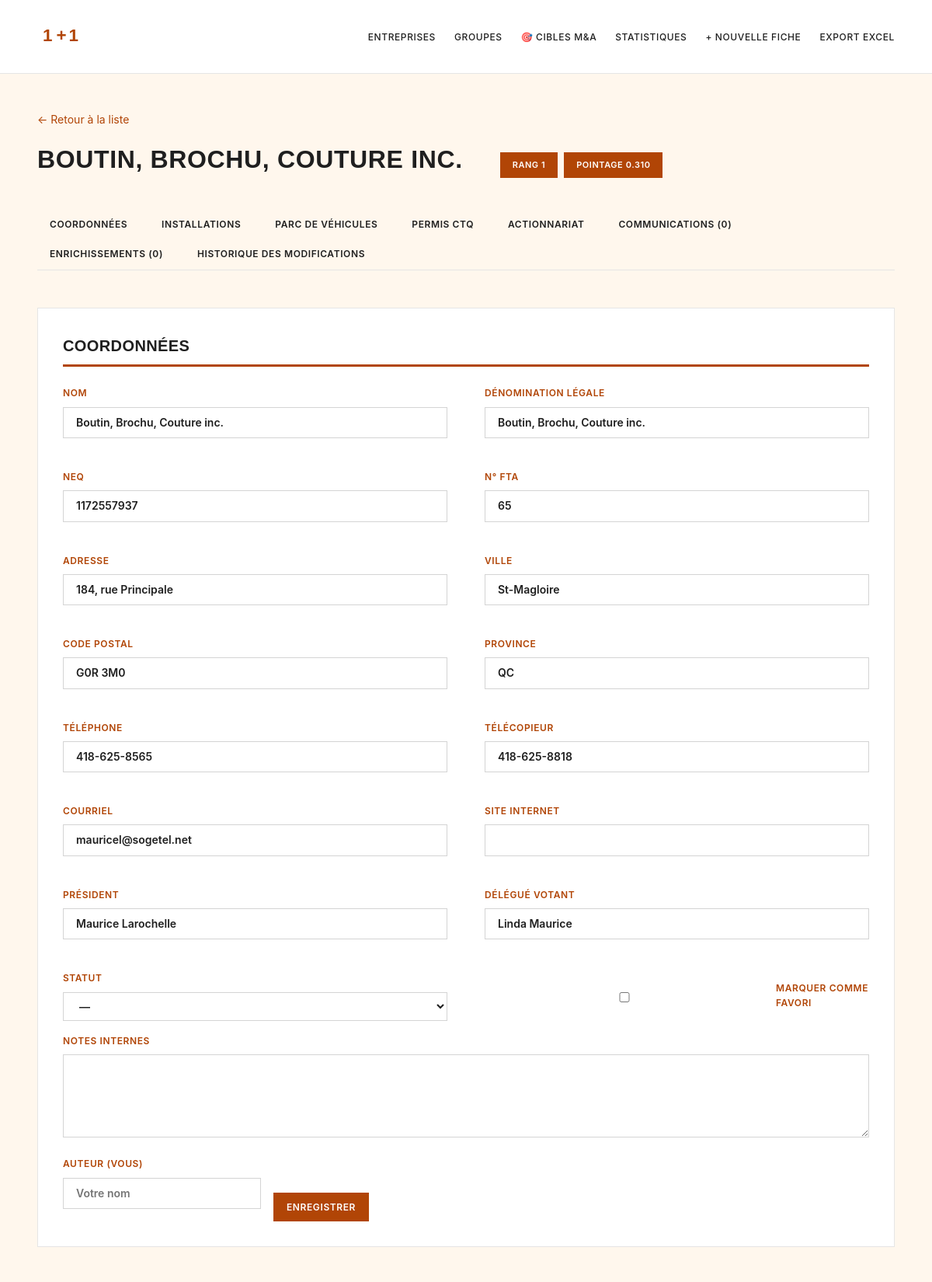
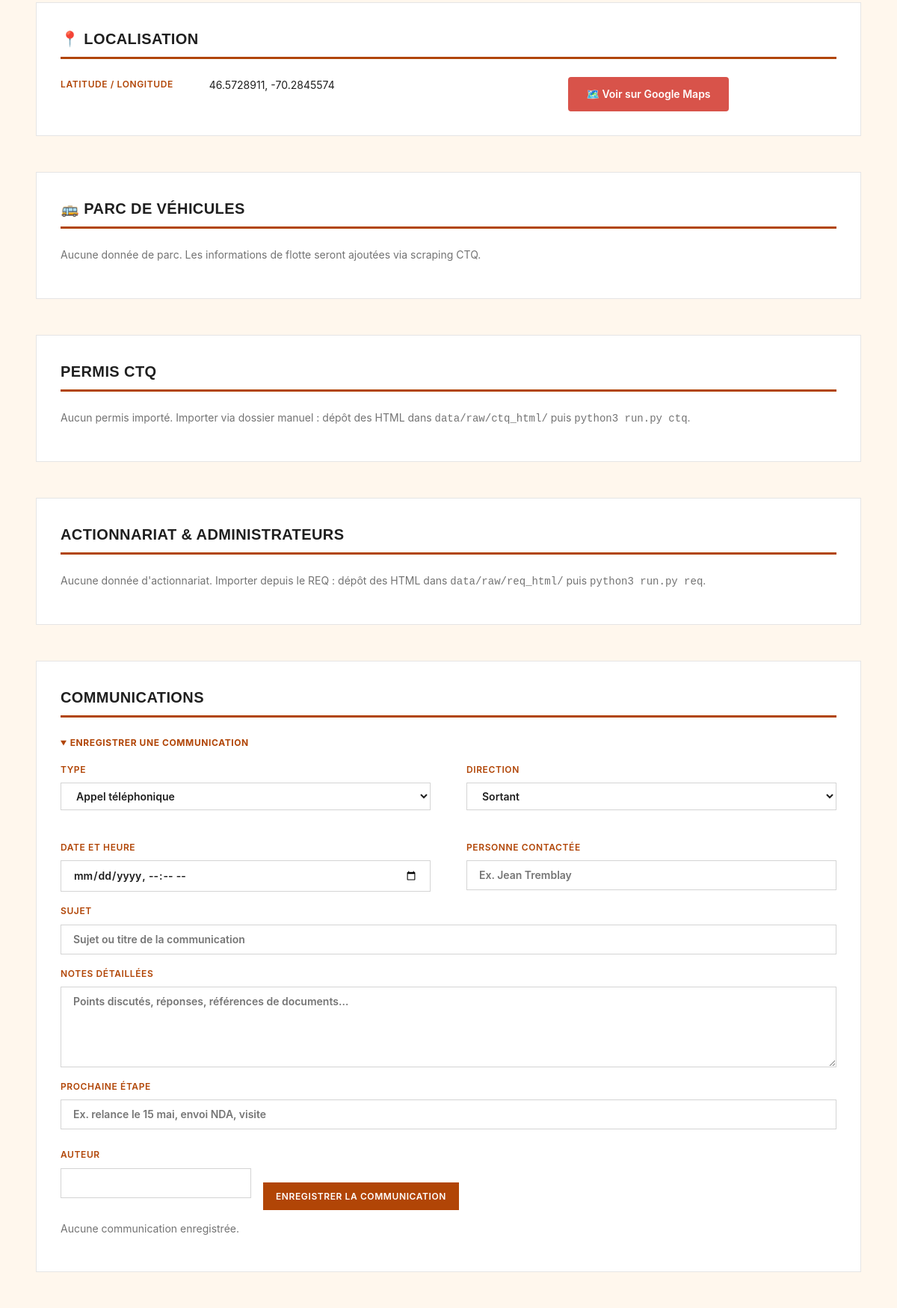
Screenshot of /op/26 (upper part) with the database file from the repository (2 pictures, top to bottom).
### tables this page shows
CREATE TABLE operators (
    id              INTEGER PRIMARY KEY AUTOINCREMENT,
    fta_no          TEXT UNIQUE,
    name            TEXT NOT NULL,
    legal_name      TEXT,
    neq             TEXT,
    address         TEXT,
    city            TEXT,
    postal          TEXT,
    province        TEXT,
    phone           TEXT,
    fax             TEXT,
    email           TEXT,
    website         TEXT,
    president       TEXT,
    delegue_votant  TEXT,
    lat             REAL,
    lng             REAL,
    place_id        TEXT,
    group_id        INTEGER REFERENCES groups(id),
    group_reason    TEXT,            -- why assigned to this group
    notes           TEXT,
    created_at      TEXT DEFAULT CURRENT_TIMESTAMP,
    updated_at      TEXT DEFAULT CURRENT_TIMESTAMP
, status TEXT, owner_flag INTEGER, last_contact_at TEXT);

CREATE TABLE scores (
    operator_id         INTEGER PRIMARY KEY REFERENCES operators(id) ON DELETE CASCADE,
    size_score          REAL,
    independence_score  REAL,
    clarity_score       REAL,
    succession_score    REAL,
    ma_fit_score        REAL,
    rank                INTEGER,
    rationale           TEXT,
    scored_at           TEXT DEFAULT CURRENT_TIMESTAMP
);

### src/webapp.py (the view)
@app.route("/op/<int:op_id>")
def op_detail(op_id: int):
    db = get_db()
    op = db.execute("""
        SELECT o.*, g.name AS group_name, g.kind AS group_kind,
               g.is_excluded AS group_excluded,
               s.rank, s.ma_fit_score, s.size_score, s.independence_score,
               s.clarity_score, s.succession_score, s.rationale
        FROM operators o
        LEFT JOIN groups g ON o.group_id = g.id
        LEFT JOIN scores s ON s.operator_id = o.id
        WHERE o.id = ?
    """, (op_id,)).fetchone()
    if not op:
        abort(404)
    facility = db.execute(
        "SELECT * FROM facility WHERE operator_id=? ORDER BY id DESC LIMIT 1",
        (op_id,)).fetchone()
    fleet = db.execute(
        "SELECT * FROM fleet WHERE operator_id=? ORDER BY id DESC",
        (op_id,)).fetchall()
    permits = db.execute(
        "SELECT * FROM permits WHERE operator_id=? ORDER BY permit_type",
        (op_id,)).fetchall()
    ownership = db.execute(
        "SELECT * FROM ownership WHERE operator_id=? ORDER BY role, entity_name",
        (op_id,)).fetchall()
    comms = db.execute(
        "SELECT * FROM communications WHERE operator_id=? "
        "ORDER BY occurred_at DESC, id DESC", (op_id,)).fetchall()
    enrichments = db.execute(
        "SELECT * FROM enrichments WHERE operator_id=? "
        "ORDER BY created_at DESC", (op_id,)).fetchall()
    edits = db.execute(
        "SELECT * FROM edit_log WHERE operator_id=? "
        "ORDER BY created_at DESC LIMIT 50", (op_id,)).fetchall()
    return render_template("op_detail.html",
                           op=op, facility=facility, fleet=fleet,
                           permits=permits, ownership=ownership,
                           comms=comms, enrichments=enrichments, edits=edits)

### src/templates/op_detail.html (shortened to what this page needs)
{% extends "base.html" %}
{% block content %}
<p class="muted"><a href="{{ url_for('index') }}">← Retour à la liste</a></p>
<header class="op-header">
  <h1>
    {{ op['name'] }}
  </h1>
  <div class="badges">
    {% if op['rank'] %}<span class="badge">Rang {{ op['rank'] }}</span>{% endif %}
    {% if op['ma_fit_score'] is not none %}
      <span class="badge">Pointage {{ '%.3f' % op['ma_fit_score'] }}</span>
    {% endif %}
  </div>
</header>
<nav class="tabs">
  <a href="#coordonnees">Coordonnées</a>
  <a href="#installations">Installations</a>
  <a href="#fleet">Parc de véhicules</a>
  <a href="#permis">Permis CTQ</a>
  <a href="#actionnariat">Actionnariat</a>
  <a href="#communications">Communications ({{ comms|length }})</a>
  <a href="#enrichissements">Enrichissements ({{ enrichments|length }})</a>
  <a href="#historique">Historique des modifications</a>
</nav>
<section id="coordonnees" class="card">
  <h2>Coordonnées</h2>
  <form method="post" action="{{ url_for('op_edit', op_id=op['id']) }}">
    <div class="grid2">
      <label>Nom
        <input name="name" value="{{ op['name'] or '' }}" required>
      </label>
      <label>Dénomination légale
        <input name="legal_name" value="{{ op['legal_name'] or '' }}">
      </label>
      <label>NEQ
        <input name="neq" value="{{ op['neq'] or '' }}" pattern="\d{10}" maxlength="10">
      </label>
      <label>N° FTA
        <input value="{{ op['fta_no'] or '' }}" disabled>
      </label>
      <label>Adresse
        <input name="address" value="{{ op['address'] or '' }}">
      </label>
      <label>Ville
        <input name="city" value="{{ op['city'] or '' }}">
      </label>
      <label>Code postal
        <input name="postal" value="{{ op['postal'] or '' }}">
      </label>
      <label>Province
        <input name="province" value="{{ op['province'] or 'QC' }}">
      </label>
      <label>Téléphone
        <input name="phone" value="{{ op['phone'] or '' }}">
      </label>
      <label>Télécopieur
        <input name="fax" value="{{ op['fax'] or '' }}">
      </label>
      <label>Courriel
        <input name="email" type="email" value="{{ op['email'] or '' }}">
      </label>
      <label>Site Internet
        <input name="website" value="{{ op['website'] or '' }}">
      </label>
      <label>Président
        <input name="president" value="{{ op['president'] or '' }}">
      </label>
      <label>Délégué votant
        <input name="delegue_votant" value="{{ op['delegue_votant'] or '' }}">
      </label>
      <label>Statut
        <select name="status">
          <option value="">—</option>
        </select>
      </label>
      <label class="check">
        <input type="checkbox" name="owner_flag" value="1" {% if op['owner_flag'] %}checked{% endif %}>
        Marquer comme favori
      </label>
    </div>
    <label>Notes internes
      <textarea name="notes" rows="4">{{ op['notes'] or '' }}</textarea>
    </label>
    <div class="row">
      <label>Auteur (vous)
        <input name="author" value="{{ author }}" placeholder="Votre nom" required>
      </label>
      <button type="submit">Enregistrer</button>
    </div>
  </form>
</section>
<section id="installations" class="card">
  <h2>📍 Localisation</h2>
  {% if op['lat'] and op['lng'] %}
    <div style="display: flex; gap: 2rem; align-items: flex-start;">
      <dl class="kv" style="flex: 1;">
        <dt>Latitude / Longitude</dt>
        <dd>{{ op['lat'] }}, {{ op['lng'] }}</dd>
      </dl>
      <div style="flex: 1; text-align: center;">
        <a href="https://maps.google.com/?q={{ op['lat'] }},{{ op['lng'] }}" target="_blank" style="display: inline-block; padding: 0.75rem 1.5rem; background: #d8534a; color: white; border-radius: 4px; text-decoration: none; font-weight: 600;">
          🗺️ Voir sur Google Maps
        </a>
      </div>
    </div>
  {% else %}
    <p class="muted">Coordonnées géographiques non disponibles.</p>
  {% endif %}
</section>
<section id="fleet" class="card">
  <h2>🚌 Parc de véhicules</h2>
  {% if fleet %}
    {% set latest_fleet = fleet[0] %}
    <div style="display: grid; grid-template-columns: repeat(2, 1fr); gap: 1rem;">
      <div style="background: #f5f5f5; padding: 1rem; border-radius: 4px;">
        <div style="font-size: 32px; font-weight: bold; color: #d8534a;">{{ latest_fleet['buses_scolaire'] or 0 }}</div>
        <div style="font-size: 12px; color: #666; margin-top: 0.25rem;">Autobus scolaires</div>
      </div>
      <div style="background: #f5f5f5; padding: 1rem; border-radius: 4px;">
        <div style="font-size: 32px; font-weight: bold; color: #d8534a;">{{ latest_fleet['buses_coach'] or 0 }}</div>
        <div style="font-size: 12px; color: #666; margin-top: 0.25rem;">Autobus nolisés/interurbains</div>
      </div>
      <div style="background: #f5f5f5; padding: 1rem; border-radius: 4px;">
        <div style="font-size: 32px; font-weight: bold; color: #d8534a;">{{ latest_fleet['buses_adapte'] or 0 }}</div>
        <div style="font-size: 12px; color: #666; margin-top: 0.25rem;">Transport adapté</div>
      </div>
      <div style="background: #f5f5f5; padding: 1rem; border-radius: 4px;">
        <div style="font-size: 32px; font-weight: bold; color: #d8534a;">{{ latest_fleet['buses_urbain'] or 0 }}</div>
        <div style="font-size: 12px; color: #666; margin-top: 0.25rem;">Transport urbain</div>
      </div>
    </div>
    <div style="margin-top: 1rem; padding: 0.75rem; background: #e8f4f8; border-left: 3px solid #0066cc; font-size: 14px;">
      <strong>Total :</strong> {{ latest_fleet['total'] or 0 }} véhicules
      <br><span style="font-size: 12px; color: #666;">Source : {{ latest_fleet['source'] }} — Mise à jour : {{ latest_fleet['as_of_date'] or '—' }}</span>
    </div>
  {% else %}
    <p class="muted">Aucune donnée de parc. Les informations de flotte seront ajoutées via scraping CTQ.</p>
  {% endif %}
</section>
<section id="permis" class="card">
  <h2>Permis CTQ</h2>
  {% if permits %}
    <table class="grid">
      <thead><tr><th>Type</th><th>N° permis</th><th>Véhicules déclarés</th><th>Statut</th></tr></thead>
      <tbody>
      {% for p in permits %}
        <tr>
          <td>{{ PERMIT_LABELS.get(p['permit_type'], p['permit_type']) }}</td>
          <td>{{ p['permit_no'] or '—' }}</td>
          <td class="num">{{ p['declared_vehicles'] or '—' }}</td>
          <td>{{ p['status'] or '—' }}</td>
        </tr>
      {% endfor %}
      </tbody>
    </table>
  {% else %}
    <p class="muted">Aucun permis importé. Importer via dossier manuel :
      dépôt des HTML dans <code>data/raw/ctq_html/</code> puis
      <code>python3 run.py ctq</code>.</p>
  {% endif %}
</section>
<section id="actionnariat" class="card">
  <h2>Actionnariat &amp; administrateurs</h2>
  {% if ownership %}
    <table class="grid">
      <thead><tr><th>Rôle</th><th>Nom</th><th>Type</th><th>% détenu</th><th>Source</th></tr></thead>
      <tbody>
      {% for o in ownership %}
        <tr>
          <td>{{ o['role'] }}</td>
          <td>{{ o['entity_name'] }}</td>
          <td>{{ o['entity_type'] or '—' }}</td>
          <td class="num">{{ (o['pct'] ~ ' %') if o['pct'] else '—' }}</td>
          <td class="muted small">{{ o['source'] }}</td>
        </tr>
      {% endfor %}
      </tbody>
    </table>
  {% else %}
    <p class="muted">Aucune donnée d'actionnariat. Importer depuis le REQ :
      dépôt des HTML dans <code>data/raw/req_html/</code> puis
      <code>python3 run.py req</code>.</p>
  {% endif %}
</section>
<section id="communications" class="card">
  <h2>Communications</h2>
  <details open>
    <summary><strong>Enregistrer une communication</strong></summary>
    <form method="post" action="{{ url_for('comm_add', op_id=op['id']) }}">
      <div class="grid2">
        <label>Type
          <select name="kind">
            {% for v, lbl in COMM_KIND_CHOICES %}
              <option value="{{v}}">{{lbl}}</option>
            {% endfor %}
          </select>
        </label>
        <label>Direction
          <select name="direction">
            {% for v, lbl in COMM_DIR_CHOICES %}<option value="{{v}}">{{lbl}}</option>{% endfor %}
          </select>
        </label>
        <label>Date et heure
          <input type="datetime-local" name="occurred_at">
        </label>
        <label>Personne contactée
          <input name="contact" placeholder="Ex. Jean Tremblay">
        </label>
      </div>
      <label>Sujet
        <input name="subject" placeholder="Sujet ou titre de la communication">
      </label>
      <label>Notes détaillées
        <textarea name="notes" rows="4"
          placeholder="Points discutés, réponses, références de documents…"></textarea>
      </label>
      <label>Prochaine étape
        <input name="next_step" placeholder="Ex. relance le 15 mai, envoi NDA, visite">
      </label>
      <div class="row">
        <label>Auteur
          <input name="author" value="{{ author }}" required>
        </label>
        <button type="submit">Enregistrer la communication</button>
      </div>
    </form>
  </details>
  {% if comms %}
    <ul class="timeline">
      {% for c in comms %}
        <li>
          <div class="timeline-head">
            <strong>{{ dict(COMM_KIND_CHOICES).get(c['kind'], c['kind']) }}</strong>
            <span class="muted small">· {{ c['direction'] or '' }} · {{ c['occurred_at'] }}</span>
            {% if c['contact'] %}<span class="muted small">· {{ c['contact'] }}</span>{% endif %}
            <span class="muted small">· par {{ c['author'] or '—' }}</span>
          </div>
          {% if c['subject'] %}<div><em>{{ c['subject'] }}</em></div>{% endif %}
          {% if c['notes'] %}<div class="pre">{{ c['notes'] }}</div>{% endif %}
          {% if c['next_step'] %}<div>→ <strong>Prochaine étape :</strong> {{ c['next_step'] }}</div>{% endif %}
          <form method="post" action="{{ url_for('comm_delete', cid=c['id']) }}"
                onsubmit="return confirm('Supprimer cette communication ?')">
            <button class="btn-ghost small" type="submit">Supprimer</button>
          </form>
        </li>
      {% endfor %}
    </ul>
  {% else %}
    <p class="muted">Aucune communication enregistrée.</p>
  {% endif %}
</section>
{% endblock %}

### rows the page displays
operators: name "BOUTIN, BROCHU, COUTURE INC.", name "Boutin, Brochu, Couture inc.", legal_name "Boutin, Brochu, Couture inc.", neq "1172557937", fta_no "65", address "184, rue Principale", city "St-Magloire", postal "G0R 3M0", province "QC", phone "418-625-8565", fax "418-625-8818", email "mauricel@sogetel.net", president "Maurice Larochelle", delegue_votant "Linda Maurice", lat "46.5728911", lng "-70.2845574"
scores: rank "1", ma_fit_score "0.310"

### other values shown
{{ comms|length }} "0"
{{ enrichments|length }} "0"
form field kind "Appel téléphonique"
form field direction "Sortant"
